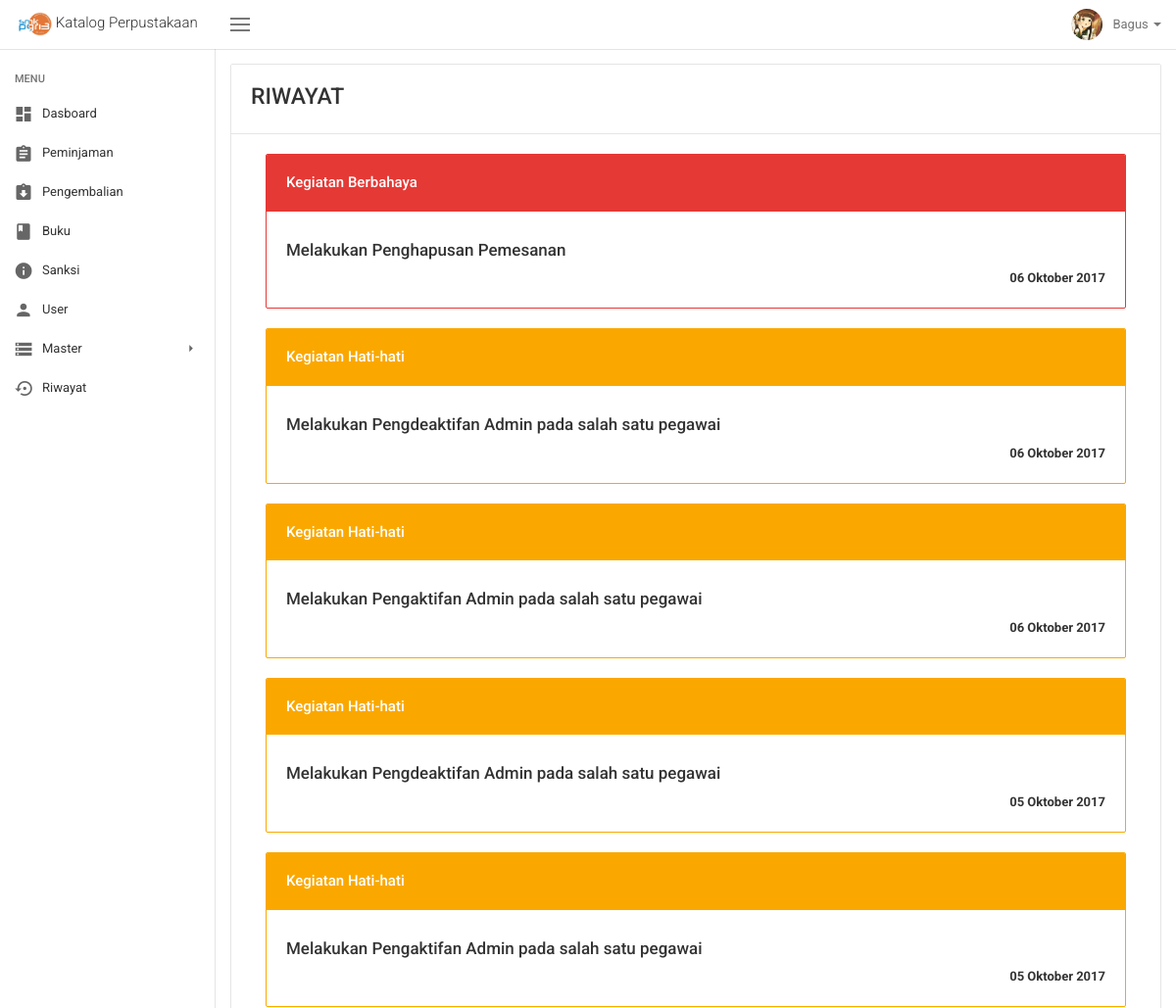
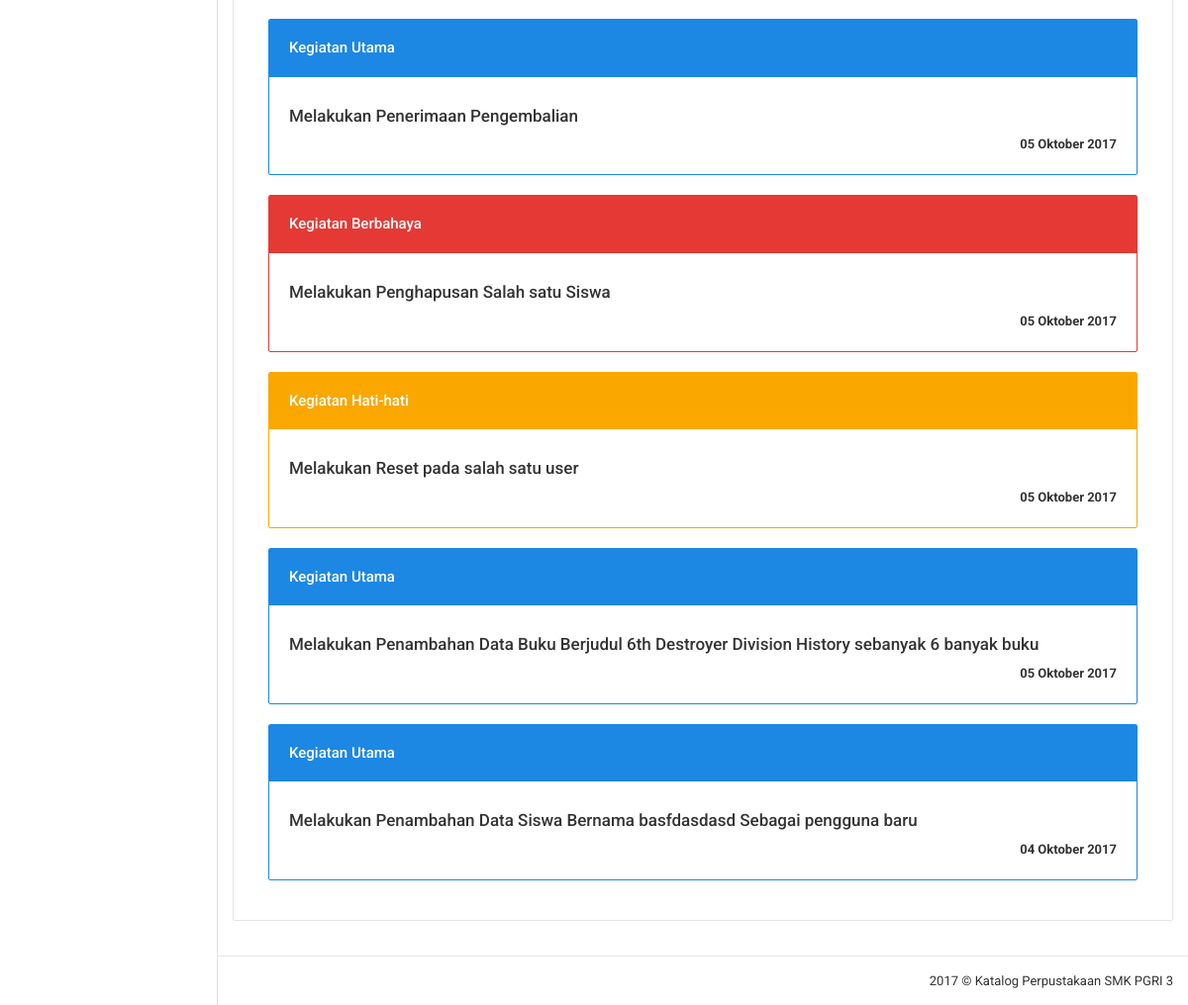
The page /riwayat.php (signed in) on the database its author committed (2 pictures, top to bottom).
### tables this page shows
CREATE TABLE `pegawai` (
  `NIP` varchar(225) NOT NULL,
  `nama_pegawai` varchar(225) NOT NULL,
  `foto_pegawai` text NOT NULL,
  `jabatan_pegawai` varchar(225) NOT NULL,
  `no_hp_pegawai` varchar(225) NOT NULL,
  `alamat_pegawai` text,
  `tgl_entri_pegawai` date NOT NULL
);

CREATE TABLE `user` (
  `id_user` int(12) NOT NULL,
  `id_siswa_pegawai` varchar(225) NOT NULL,
  `username` varchar(225) NOT NULL,
  `email` varchar(225) NOT NULL,
  `password` varchar(225) NOT NULL,
  `verifikasi` enum('Sudah','Belum') NOT NULL,
  `role` enum('Admin','User') NOT NULL
);

CREATE TABLE `riwayat_kegiatan` (
  `id_riwayat_kegiatan` int(11) NOT NULL,
  `id_user` int(11) NOT NULL,
  `riwayat_kegiatan` varchar(225) NOT NULL,
  `tgl_riwayat_kegiatan` date NOT NULL,
  `status_riwayat` enum('primary','warning','danger') NOT NULL
);

### riwayat.php (the view, shortened to what this page needs)
<!DOCTYPE html>
<html lang="en">
  <?php include('script/head_script.php') ?>
  <body class="layout layout-header-fixed layout-left-sidebar-fixed">
    <?php include('menu/header.php') ?>
    <div class="site-main">
      <?php include('menu/sidebar.php') ?>
      <div class="site-content">
        <div class="panel panel-default panel-table">
          <div class="panel-heading">
            <h3 class="m-t-0 m-b-5">RIWAYAT</h3>
          </div>
          <div class="panel-body">
<?php
  $query = "SELECT * FROM riwayat_kegiatan WHERE id_user = '$id_login' ORDER BY id_riwayat_Kegiatan DESC ";
  $result = mysqli_query($con, $query);
  while($data = mysqli_fetch_assoc($result)){
      echo '<div class="col-sm-6 col-md-12">';
      if($data['status_riwayat'] == 'primary'){
          echo'<div class="panel panel-primary">
          <div class="panel-heading">
            <h3 class="panel-title">Kegiatan Utama</h3>
          </div>
          <div class="panel-body">
            <h4><p>'.$data['riwayat_kegiatan'].'</p></h4>
            <div align="right">
                <b>'.tanggal_indo(''.$data['tgl_riwayat_kegiatan'].'').'</b>
            </div>
          </div>
        </div>';
      }
    else if ($data['status_riwayat'] == 'warning'){
        echo'<div class="panel panel-warning">
        <div class="panel-heading">
            <h3 class="panel-title">Kegiatan Hati-hati</h3>
        </div>
        <div class="panel-body">
            <h4><p>'.$data['riwayat_kegiatan'].'</p></h4>
            <div align="right">
                <b>'.tanggal_indo(''.$data['tgl_riwayat_kegiatan'].'').'</b>
            </div>
        </div>
      </div>';
    }
    else if ($data['status_riwayat'] == 'danger'){
        echo '<div class="panel panel-danger">
        <div class="panel-heading">
            <h3 class="panel-title">Kegiatan Berbahaya</h3>
        </div>
        <div class="panel-body">
            <h4><p>'.$data['riwayat_kegiatan'].'</p></h4>
            <div align="right">
                <b>'.tanggal_indo(''.$data['tgl_riwayat_kegiatan'].'').'</b>
            </div>
        </div>
      </div>';
    }
    echo'</div>';
    }
  ?>
          </div>
      </div>
    </div>
    <?php include('menu/footer.php') ?>
  </div>
  </body>
</html>

### menu/header.php (shortened to what this page needs)
<?php include('system/session.php');
  $query_login = "SELECT a.*, b.* FROM pegawai AS a INNER JOIN
                  user AS b WHERE email ='$_SESSION[email]' AND a.NIP = b.id_siswa_pegawai";
  $result_login = mysqli_query($con, $query_login);
  $data_login         = mysqli_fetch_assoc($result_login);
  $username_login     = $data_login["username"];
  $id_login           = $data_login["id_user"];
  $foto_login         = $data_login["foto_pegawai"];
    function tanggal_indo($tanggal){
        $bulan = array (1 =>   'Januari',
                'Februari',
                'Maret',
                'April',
                'Mei',
                'Juni',
                'Juli',
                'Agustus',
                'September',
                'Oktober',
                'November',
                'Desember'
        );
        $split = explode('-', $tanggal);
        return $split[2] . ' ' . $bulan[ (int)$split[1] ] . ' ' . $split[0];
    }
?>
<div class="site-header">
  <nav class="navbar navbar-default">
    <div class="navbar-header" align="center">
      <a class="navbar-brand" href="index.php">
        <img src="img/icon.png" alt="" height="25">
        <span>Katalog Perpustakaan</span>
      </a>
    </div>
    <div class="navbar-collapsible">
      <div id="navbar" class="navbar-collapse collapse">
        <button class="navbar-toggler left-sidebar-collapse pull-left hidden-xs" type="button">
          <span class="hamburger"></span>
        </button>
        <ul class="nav navbar-nav navbar-right">
          <li class="nav-table dropdown hidden-sm-down">
            <a href="#" class="dropdown-toggle" data-toggle="dropdown" role="button" aria-haspopup="true" aria-expanded="false">
              <span class="nav-cell p-r-10">
                <img class="img-circle" src="img/avatars/<?php echo $foto_login ?>" alt="" width="32" height="32">
              </span>
              <span class="nav-cell"><?php echo $username_login ?>
                <span class="caret"></span>
              </span>
            </a>
          </li>
        </ul>
      </div>
    </div>
  </nav>
</div>

### rows shown on the page
pegawai: foto_pegawai (picture), user.username "Bagus"
riwayat_kegiatan: riwayat_kegiatan "Melakukan Penghapusan Pemesanan", tgl_riwayat_kegiatan "06 Oktober 2017"
riwayat_kegiatan: riwayat_kegiatan "Melakukan Pengdeaktifan Admin pada salah satu pegawai", tgl_riwayat_kegiatan "06 Oktober 2017"
riwayat_kegiatan: riwayat_kegiatan "Melakukan Pengaktifan Admin pada salah satu pegawai", tgl_riwayat_kegiatan "06 Oktober 2017"
riwayat_kegiatan: riwayat_kegiatan "Melakukan Pengdeaktifan Admin pada salah satu pegawai", tgl_riwayat_kegiatan "05 Oktober 2017"
riwayat_kegiatan: riwayat_kegiatan "Melakukan Pengaktifan Admin pada salah satu pegawai", tgl_riwayat_kegiatan "05 Oktober 2017"
riwayat_kegiatan: riwayat_kegiatan "Melakukan Penerimaan Pengembalian", tgl_riwayat_kegiatan "05 Oktober 2017"
riwayat_kegiatan: riwayat_kegiatan "Melakukan Penghapusan Salah satu Siswa", tgl_riwayat_kegiatan "05 Oktober 2017"
riwayat_kegiatan: riwayat_kegiatan "Melakukan Reset pada salah satu user", tgl_riwayat_kegiatan "05 Oktober 2017"
riwayat_kegiatan: riwayat_kegiatan "Melakukan Penambahan Data Buku Berjudul 6th Destroyer Division History sebanyak 6 banyak buku", tgl_riwayat_kegiatan "05 Oktober 2017"
riwayat_kegiatan: riwayat_kegiatan "Melakukan Penambahan Data Siswa Bernama basfdasdasd Sebagai pengguna baru", tgl_riwayat_kegiatan "04 Oktober 2017"
